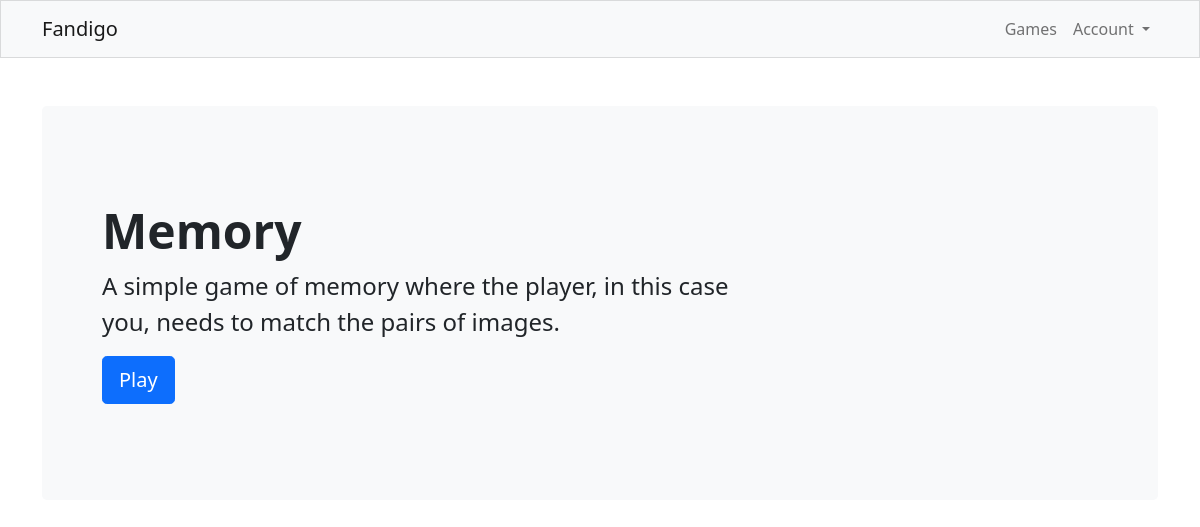
Page /games/1/ on the committed database.
### game/models.py (models this page shows, shortened)
class Game(models.Model):
    name = models.CharField(null=False, unique=True, blank=False, max_length=32)
    description = models.TextField(null=False, blank=False)
    link = models.CharField(null=False, unique=True, blank=False, max_length=256)
    image = models.CharField(null=False, blank=False, max_length=256)
    tags = TaggableManager()
    class Meta:
        ordering = ('-name',)

### game/views.py (the view)
# urls.py: path('games/<pk>/', GameView.as_view(), name='game'),
class GameView(DetailView):
    template_name = 'game/game.html'
    model = Game
    context_object_name = 'game'
    def get_context_data(self, **kwargs):
        game = get_object_or_404(Game, pk=self.kwargs.get('pk'))
        if self.request.user.is_authenticated:
            context = {'game': game,
                       'scores': Score.objects.filter(game__in=(game,), account__in=(self.request.user,))}
        else:
            context = {'game': game}
        return context

### game/templates/game/game.html (shortened to what this page needs)
{% extends 'fandigo/layout.html' %}
{% block main %}
    <div class="container">
        <div class="mt-5">
            <div class="p-5 mb-4 bg-light rounded-3">
                <div class="container-fluid py-5">
                    <h1 class="display-5 fw-bold">{{ game.name }}</h1>
                    <p class="col-md-8 fs-4">{{ game.description }}</p>
                    <a class="btn btn-primary btn-lg" type="button" href="{{ game.link }}">Play</a>
                </div>
            </div>
        </div>
    </div>
{% endblock %}

### rows in the picture
Game: name "Memory", description "A simple game of memory where the player, in this case you, needs to match the pairs of images."
